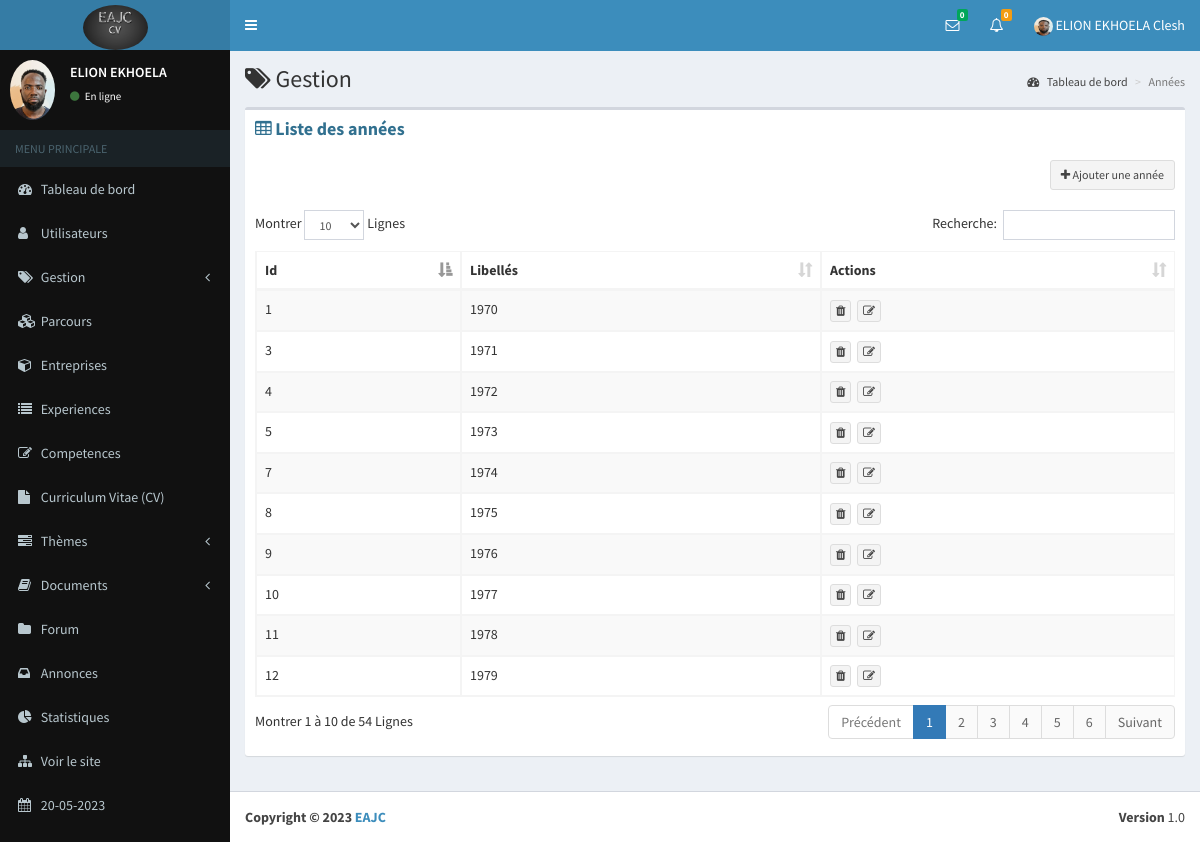
Page /eab/annees (signed in) on the committed database.
### eab/models.py (models this page shows, shortened)
class Parametre(models.Model):
    appname=models.CharField(max_length=100)
    appeditor=models.CharField(max_length=200)
    phone=models.CharField(max_length=200, null=True)
    email=models.CharField(max_length=200, null=True)
    version=models.CharField(max_length=10, null=True)
    devise=models.CharField(max_length=10, null=True)
    COLORS=[
        ('primary','primary'),
        ('info','info'),
        ('success','success'),
        ('danger','danger'),
        ('secondary','secondary'),
        ('dark','dark'),
    ]
    theme=models.CharField(max_length=200, null=True, choices=COLORS)
    logo=models.ImageField(upload_to="media", null=True, blank=True)
    width_logo=models.CharField(max_length=3, null=True)
    height_logo=models.TextField(max_length=3, null=True)

class Profile(models.Model):
    user=models.OneToOneField(User, on_delete=models.CASCADE)
    phone=models.CharField(max_length=100)
    address=models.TextField()
    photo=models.ImageField(upload_to="media", null=True, blank=True)
    SEX=[
        ('Masculin','Masculin'),
        ('Feminin','Feminin')
    ]
    gender=models.CharField(max_length=100, null=True, choices=SEX)
    droitmes=models.BooleanField(default=False, null=True)
    status=models.BooleanField(default=False, null=True)
    apropos=models.TextField(null=True)
    profession=models.CharField(max_length=50, null=True)
    VARIABLE=[
        ('Visible','Visible'),
        ('Invisible','Invisible')
    ]
    vform=models.CharField(max_length=100, null=True, choices=VARIABLE, default="Visible")
    vep=models.CharField(max_length=100, null=True, choices=VARIABLE)
    vcomp=models.CharField(max_length=100, null=True, choices=VARIABLE)
    vaform=models.CharField(max_length=100, null=True, choices=VARIABLE)
    priority=models.BooleanField(null=True,default=False)

class Annee(models.Model):
    libelle=models.CharField(max_length=4, unique=True, null=True)

### app_auth/decorator.py (the view)
        def wrapper_func(request, *args, **kwargs):
            group=None
            if request.user.groups.exists():
                group=request.user.groups.all()[0].name
            if group in allowed_roles:
                return view_func(request, *args, **kwargs)
            else:
                return HttpResponse("Vous n'êtes pas autorisés à acceder à cette page")

### app_auth/decorator.py (called while the page is built)
def allowed_users(allowed_roles=[]):
    def decorator(view_func):
        def wrapper_func(request, *args, **kwargs):
            group=None
            if request.user.groups.exists():
                group=request.user.groups.all()[0].name
            if group in allowed_roles:
                return view_func(request, *args, **kwargs)
            else:
                return HttpResponse("Vous n'êtes pas autorisés à acceder à cette page")
        return wrapper_func
    return decorator

### eab/views.py (called while the page is built, shortened)
def parametre():
    try:
        parametre=Parametre.objects.all()[0]
    except Exception as e:
        parametre=None
    if parametre == None :
        return redirect("maintenance")
    else:
        return parametre

def new_message( request):
    contacts=Contact.objects.filter(statut=0, status=1).order_by("-id")
    tabUsers=[]
    tabIdUser=[]
    for contact in contacts:
        diccode=eval(contact.codes)
    tab=[]
    for i in tabIdUser:
        if i not in tab:
            tab.append(i)
    dic={}
    for i in tab:
        nombre=0
        for k in tabIdUser:
            if i==k:
                nombre=nombre+1
        dic[i]=nombre
    tabMessages=[]
    tabs=[]
    return tabMessages

def nbnew_message(request):
    contacts=Contact.objects.filter(statut=0, status=1).order_by("-id")
    count=0
    for contact in contacts:
        diccode=eval(contact.codes)
        if int(diccode["user1"])==request.user.id:
            count=count+1
    return count

def nbnew_answer(request):
    questions=Question.objects.filter(user_id=request.user.id)
    number=0
    for question in questions:
        answers=Answer.objects.filter(question_id=question.id, status=0)
        for answer in answers:
            if answer.user_id != request.user.id:
                number+=1
    return number

@login_required(login_url='connection/login')
@allowed_users(allowed_roles=['admin'])
def annees(request):
    date=datetime.datetime.now()
    annees=Annee.objects.all()
    context={
        "countanswer":nbnew_answer(request),
        "count":nbnew_message(request),
        "users":new_message(request),
        "annees":annees,
        "parametre":parametre(),
        "date":date
    }
    return render(request, "annee/annees.html", context)

### eab/templates/annee/annees.html (shortened to what this page needs)
{% extends 'global/base.html' %}
{% block content %}
      <div class="content-wrapper">
        <section class="content-header">
          <h1>
            <i class="fa fa-tags"></i> Gestion
          </h1>
          <ol class="breadcrumb">
            <li><a href="{% url 'dashboard' %}"><i class="fa fa-dashboard"></i> Tableau de bord</a></li>
            <li class="active">Années</li>
          </ol>
        </section>
        <section class="content">
          <div class="row">
            <div class="col-xs-12">
              <div class="box">
                <div class="box-header">
                  <h3 class="box-title text-info"><i class="fa fa-table"></i> <b>Liste des années</b></h3>
                </div>
                <div class="box-body">
                  <div align="right">
                    <a href="{% url 'annee/add_annee' %}" class="btn btn-default btn-sm"><i class="fa fa-plus"></i> Ajouter une année</a>
                  </div>
                  <br>
                  <div class="table-responsive">
                    <table id="example1" class="table table-bordered table-striped">
                      <thead>
                        <tr>
                          <th>Id</th>
                          <th>Libellés</th>
                          <th>Actions</th>
                        </tr>
                      </thead>
                      <tbody>
                        {% for annee in annees %}
                          <tr>
                            <td>{{ annee.id }}</td>
                            <td>{{ annee.libelle }}</td>
                            <td>
                              <a class="btn btn-default btn-xs" href="#" title="Supprimer" data-toggle="modal" data-target="#etabModal{{ annee.id }}"><i class="fa fa-trash"></i></a>&nbsp;
                              <a href="{% url 'annee/edit_annee' annee.id %}" title="Modifier" class="btn btn-default btn-xs"><i class="fa fa-edit"></i></a>
                            </td>
                          </tr>
                        {% endfor %}
                      </tbody>
                    </table>
                  </div>
                </div>
              </div>
            </div>
          </div>
        </section>
      </div>
      {% endblock %}

### eab/templates/global/navbar.html (shortened to what this page needs)
{% load static %}
<header class="main-header">
    <a href="{% url 'dashboard' %}" class="logo">
        {% if parametre.logo %}
        <img class="img-circle" src="{{ parametre.logo.url }}" width="{{ parametre.width_logo }}" height="{{ parametre.height_logo }}" alt="EAJC">
        {% else %}
        <h3><b>EAJC</b></h3>
        {% endif %}
    </a>
    <nav class="navbar navbar-static-top" role="navigation">
      <a href="#" class="sidebar-toggle" data-toggle="offcanvas" role="button">
      </a>
      <div class="navbar-custom-menu">
        <ul class="nav navbar-nav">
          <li class="dropdown messages-menu">
            <a href="#" class="dropdown-toggle" data-toggle="dropdown">
              <i class="fa fa-envelope-o"></i>
              <span class="label label-success">{{ count }}</span>
            </a>
          </li>
          <li class="dropdown notifications-menu">
            <a href="#" class="dropdown-toggle" data-toggle="dropdown">
              <i class="fa fa-bell-o"></i>
              <span class="label label-warning">{{ countanswer }}</span>
            </a>
          </li>
          <li class="dropdown user user-menu">
            <a href="#" class="dropdown-toggle" data-toggle="dropdown">
                {% if request.user.profile.photo %}
                <img class="img-circle" width="19" height="19" src="{{ request.user.profile.photo.url }}" alt="...">
                {% else %}
                <img class="img-circle" width="19" height="19" src="{% static 'dist/img/user.png' %}" alt="...">
                {% endif %}
              <span class="hidden-xs">{{ user.last_name }} {{ user.first_name }}</span>
            </a>
          </li>
        </ul>
      </div>
    </nav>
  </header>

### eab/templates/global/_nav.html (shortened to what this page needs)
{% load static %}
<aside class="main-sidebar bg-black">
    <section class="sidebar">
      <div class="user-panel">
        <div class="pull-left image">
            {% if request.user.profile.photo %}
            <img class="img-circle" src="{{ request.user.profile.photo.url }}" alt="...">
            {% else %}
            <img class="img-circle" width="60" height="50" src="{% static 'dist/img/user.png' %}" alt="...">
            {% endif %}
        </div>
        <div class="pull-left info">
          <p>{{ user.last_name }}</p>
          <a href="{% url 'users/profile' %}"><i class="fa fa-circle text-success"></i> En ligne</a>
        </div>
      </div>
      <ul class="sidebar-menu">
        <li class="header">MENU PRINCIPALE</li>
        <li><a href="{% url 'dashboard' %}"><i class="fa fa-dashboard"></i> <span>Tableau de bord</span></a></li>
        {% for group in request.user.groups.all %}
        {% if group.name == "admin" %}
        <li class="treeview">
          <a href="#">
            <i class="fa fa-user"></i>
            <span>Utilisateurs</span>
          </a>
        </li>
        <li class="treeview">
            <a href="#">
              <i class="fa fa-tags"></i> <span>Gestion</span>
              <i class="fa fa-angle-left pull-right"></i>
            </a>
        </li>
        <li><a href="{% url 'parcours/parcours' %}"><i class="fa fa-cubes"></i> Parcours</a></li>
        <li><a href="{% url 'entreprise/entreprises' %}"><i class="fa fa-cube"></i> <span>Entreprises</span></a></li>
        <li><a href="{% url 'experience/experiences' %}"><i class="fa fa-list"></i> <span>Experiences</span></a></li>
        <li><a href="{% url 'competence/competences' %}"><i class="fa fa-edit"></i> <span>Competences</span></a></li>
        <li><a href="{% url 'cv/recap' %}"><i class="fa fa-file"></i> <span>Curriculum Vitae (CV)</span></a></li>
        <li class="treeview">
          <a href="#">
            <i class="fa fa-tasks"></i> <span>Thèmes</span>
            <i class="fa fa-angle-left pull-right"></i>
          </a>
        </li>
        <li class="treeview">
          <a href="#">
            <i class="fa fa-book"></i> <span>Documents</span>
            <i class="fa fa-angle-left pull-right"></i>
          </a>
        </li>
        <li><a href="{% url 'question/questions' %}"><i class="fa fa-folder"></i> <span>Forum</span></a></li>
        <li><a href="{% url 'annonce/annonces' %}"><i class="fa fa-inbox"></i> <span>Annonces</span></a></li>
        <li><a href="{% url 'statistique' %}"><i class="fa fa-pie-chart"></i> <span>Statistiques</span></a></li>
        <li><a href="{% url 'home' %}"><i class="fa fa-sitemap"></i> <span>Voir le site</span></a></li>
        <li><a href=""><i class="fa fa-calendar"></i> <span>{{ date|date:"d-m-Y" }}</span></a></li>
        {% endif %}
        {% endfor %}
      </ul>
    </section>
  </aside>

### eab/templates/global/footeradmin.html
<footer class="main-footer">
    <div class="pull-right hidden-xs">
      <b>Version</b> {{parametre.version}}
    </div>
    <strong>Copyright &copy; 2023 <a href="">{{parametre.appname}}</a></strong>
</footer>

### rows in the picture
Parametre: logo (picture), version "1.0", appname "EAJC"
Annee: id "1", libelle "1970"
Annee: id "3", libelle "1971"
Annee: id "4", libelle "1972"
Annee: id "5", libelle "1973"
Annee: id "7", libelle "1974"
Annee: id "8", libelle "1975"
Annee: id "9", libelle "1976"
Annee: id "10", libelle "1977"
Annee: id "11", libelle "1978"
Annee: id "12", libelle "1979"

### other values in the picture
{{ count }} "0"
{{ countanswer }} "0"
{{ user.last_name }} "ELION EKHOELA"
{{ user.first_name }} "Clesh"
{{ date|date:"d-m-Y" }} "20-05-2023"
